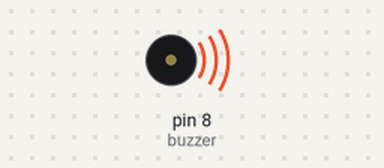
Bench run of a sketch on a simulated Arduino Uno, built with avr-gcc and run on an emulated ATmega328P. On the bench: buzzer (waves = sounding).

Above: at 0.5 s.
Timing chart, 0 to 4.6 s (numbered marks = the images above):
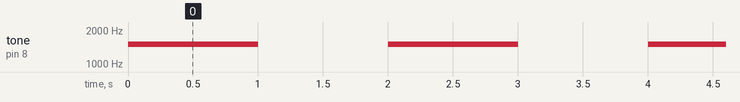

Measured:
- by itself, tone on pin 8 (buzzer): alternates 1500 Hz for 1.0 s and silent for 1.0 s

The sketch:

buzzer.ino
```cpp
const int buzzer = 8;
/*Criamos uma constante que armazena o número da porta*/
void setup() {
  pinMode(buzzer,OUTPUT);
}
void loop() {
  tone(buzzer,1500);
  delay(1000);
  noTone(buzzer);
  delay(1000);
}
```
